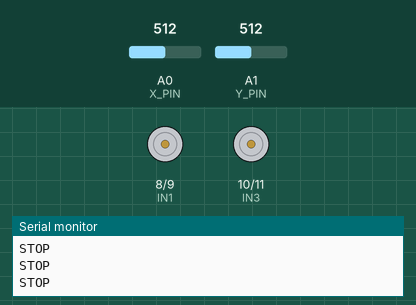
Simulated run of this sketch. Board: Arduino Uno, built with avr-gcc and run on an emulated ATmega328P. Parts: motor-driver pin pairs drawn as motors (green arrow = first pin HIGH = forward, orange = second pin HIGH = backward, longer = more drive), the last lines printed to the serial monitor. Inputs (shaded band) come from the test bench; at power-on: A0 (X_PIN) = 512, A1 (Y_PIN) = 512.

Above: at 1.2 s.
1.3 s: A0 (X_PIN) set to 586
2.8 s: A0 (X_PIN) set to 615
At 3.3 s:
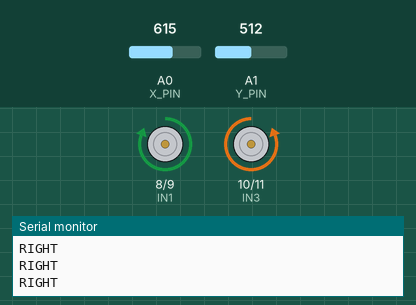
4.3 s: A1 (Y_PIN) set to 589
5.8 s: A1 (Y_PIN) set to 612
At 7.0 s:
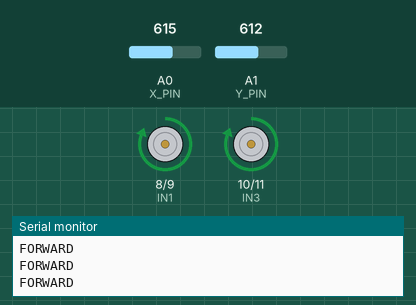
7.3 s: A1 (Y_PIN) set to 390
At 8.4 s:
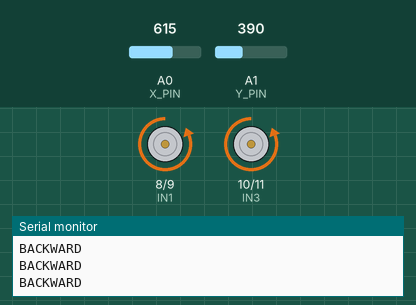
8.8 s: A1 (Y_PIN) set to 415
At 9.7 s:
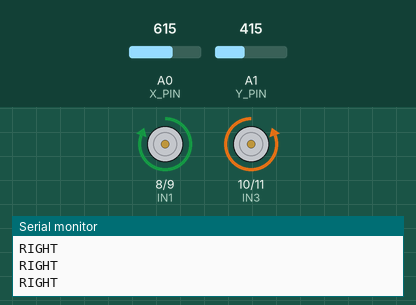
Timing chart, 0 to 11.3 s (numbered marks = the images above; inputs shaded):
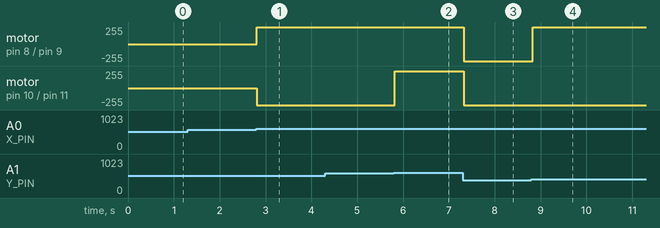

Measured:
- the behaviour switches between 600 and 601 on A0 (X_PIN) (found by bisection; images 0 and 1)
- the behaviour switches between 600 and 601 on A1 (Y_PIN) (found by bisection; images 1 and 2)
- the behaviour switches between 399 and 400 on A1 (Y_PIN) (found by bisection; images 3 and 4)
- after the input at 2.8 s, motor on pin 8 (IN1) / pin 9 (IN2): stopped → forward 255/255 at once; motor on pin 10 (IN3) / pin 11 (IN4): stopped → backward 255/255 at once
- after the input at 5.8 s, motor on pin 10 (IN3) / pin 11 (IN4): backward 255/255 → forward 255/255 at once
- after the input at 7.3 s, motor on pin 8 (IN1) / pin 9 (IN2), motor on pin 10 (IN3) / pin 11 (IN4): forward 255/255 → backward 255/255 at once
- after the input at 8.8 s, motor on pin 8 (IN1) / pin 9 (IN2): backward 255/255 → forward 255/255 at once

The sketch:

Joystick_rover.ino
```cpp
const int X_PIN = A0;
const int Y_PIN = A1;

const int IN1 = 8;
const int IN2 = 9;
const int IN3 = 10;
const int IN4 = 11;

int xValue;
int yValue;

void setup()
{
  Serial.begin(9600);

  pinMode(IN1, OUTPUT);
  pinMode(IN2, OUTPUT);
  pinMode(IN3, OUTPUT);
  pinMode(IN4, OUTPUT);
}

void loop()
{
  xValue = analogRead(X_PIN);
  yValue = analogRead(Y_PIN);

  if (yValue > 600)
  {
    // Forward
    digitalWrite(IN1, HIGH);
    digitalWrite(IN2, LOW);
    digitalWrite(IN3, HIGH);
    digitalWrite(IN4, LOW);

    Serial.println("FORWARD");
  }
  else if (yValue < 400)
  {
    // Backward
    digitalWrite(IN1, LOW);
    digitalWrite(IN2, HIGH);
    digitalWrite(IN3, LOW);
    digitalWrite(IN4, HIGH);

    Serial.println("BACKWARD");
  }
  else if (xValue > 600)
  {
    // Right
    digitalWrite(IN1, HIGH);
    digitalWrite(IN2, LOW);
    digitalWrite(IN3, LOW);
    digitalWrite(IN4, HIGH);

    Serial.println("RIGHT");
  }
  else if (xValue < 400)
  {
    // Left
    digitalWrite(IN1, LOW);
    digitalWrite(IN2, HIGH);
    digitalWrite(IN3, HIGH);
    digitalWrite(IN4, LOW);

    Serial.println("LEFT");
  }
  else
  {
    // Stop
    digitalWrite(IN1, LOW);
    digitalWrite(IN2, LOW);
    digitalWrite(IN3, LOW);
    digitalWrite(IN4, LOW);

    Serial.println("STOP");
  }

  delay(100);
}
```
